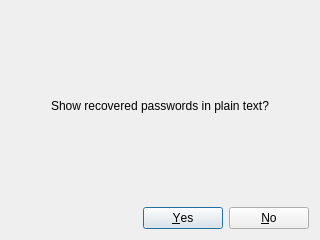
<?xml version="1.0" encoding="UTF-8"?>
<ui version="4.0">
 <class>QuestionDialog</class>
 <widget class="QDialog" name="QuestionDialog">
  <property name="geometry">
   <rect>
    <x>0</x>
    <y>0</y>
    <width>320</width>
    <height>240</height>
   </rect>
  </property>
  <property name="maximumSize">
   <size>
    <width>320</width>
    <height>240</height>
   </size>
  </property>
  <property name="windowTitle">
   <string>Privacy</string>
  </property>
  <property name="locale">
   <locale language="English" country="Germany"/>
  </property>
  <property name="modal">
   <bool>false</bool>
  </property>
  <layout class="QVBoxLayout" name="verticalLayout">
   <item>
    <spacer name="verticalSpacer">
     <property name="orientation">
      <enum>Qt::Vertical</enum>
     </property>
     <property name="sizeHint" stdset="0">
      <size>
       <width>20</width>
       <height>82</height>
      </size>
     </property>
    </spacer>
   </item>
   <item>
    <widget class="QLabel" name="questionText">
     <property name="locale">
      <locale language="English" country="Germany"/>
     </property>
     <property name="text">
      <string>Show recovered passwords in plain text?</string>
     </property>
     <property name="alignment">
      <set>Qt::AlignCenter</set>
     </property>
     <property name="wordWrap">
      <bool>true</bool>
     </property>
    </widget>
   </item>
   <item>
    <spacer name="verticalSpacer_2">
     <property name="orientation">
      <enum>Qt::Vertical</enum>
     </property>
     <property name="sizeHint" stdset="0">
      <size>
       <width>20</width>
       <height>82</height>
      </size>
     </property>
    </spacer>
   </item>
   <item>
    <widget class="QDialogButtonBox" name="buttonBox">
     <property name="orientation">
      <enum>Qt::Horizontal</enum>
     </property>
     <property name="standardButtons">
      <set>QDialogButtonBox::No|QDialogButtonBox::Yes</set>
     </property>
    </widget>
   </item>
  </layout>
 </widget>
 <resources/>
 <connections>
  <connection>
   <sender>buttonBox</sender>
   <signal>accepted()</signal>
   <receiver>QuestionDialog</receiver>
   <slot>accept()</slot>
   <hints>
    <hint type="sourcelabel">
     <x>248</x>
     <y>254</y>
    </hint>
    <hint type="destinationlabel">
     <x>157</x>
     <y>274</y>
    </hint>
   </hints>
  </connection>
  <connection>
   <sender>buttonBox</sender>
   <signal>rejected()</signal>
   <receiver>QuestionDialog</receiver>
   <slot>reject()</slot>
   <hints>
    <hint type="sourcelabel">
     <x>316</x>
     <y>260</y>
    </hint>
    <hint type="destinationlabel">
     <x>286</x>
     <y>274</y>
    </hint>
   </hints>
  </connection>
 </connections>
</ui>
